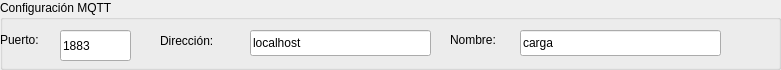
      <widget class="QGroupBox" name="groupBox_2">
       <property name="minimumSize">
        <size>
         <width>781</width>
         <height>61</height>
        </size>
       </property>
       <property name="title">
        <string>Configuración MQTT</string>
       </property>
       <property name="flat">
        <bool>false</bool>
       </property>
       <property name="checkable">
        <bool>false</bool>
       </property>
       <widget class="QLabel" name="label_15">
        <property name="geometry">
         <rect>
          <x>0</x>
          <y>30</y>
          <width>63</width>
          <height>20</height>
         </rect>
        </property>
        <property name="text">
         <string>Puerto:</string>
        </property>
       </widget>
       <widget class="QLabel" name="label_16">
        <property name="geometry">
         <rect>
          <x>160</x>
          <y>30</y>
          <width>81</width>
          <height>21</height>
         </rect>
        </property>
        <property name="text">
         <string>Dirección:</string>
        </property>
       </widget>
       <widget class="QLineEdit" name="dirMQTT">
        <property name="geometry">
         <rect>
          <x>250</x>
          <y>30</y>
          <width>181</width>
          <height>26</height>
         </rect>
        </property>
        <property name="text">
         <string>localhost</string>
        </property>
       </widget>
       <widget class="QLineEdit" name="puertoMQTT">
        <property name="geometry">
         <rect>
          <x>60</x>
          <y>30</y>
          <width>71</width>
          <height>31</height>
         </rect>
        </property>
        <property name="text">
         <string>1883</string>
        </property>
       </widget>
       <widget class="QLabel" name="label_17">
        <property name="geometry">
         <rect>
          <x>450</x>
          <y>30</y>
          <width>63</width>
          <height>20</height>
         </rect>
        </property>
        <property name="text">
         <string>Nombre:</string>
        </property>
       </widget>
       <widget class="QLineEdit" name="topic_txt">
        <property name="geometry">
         <rect>
          <x>520</x>
          <y>30</y>
          <width>201</width>
          <height>26</height>
         </rect>
        </property>
        <property name="text">
         <string>carga</string>
        </property>
       </widget>
      </widget>
